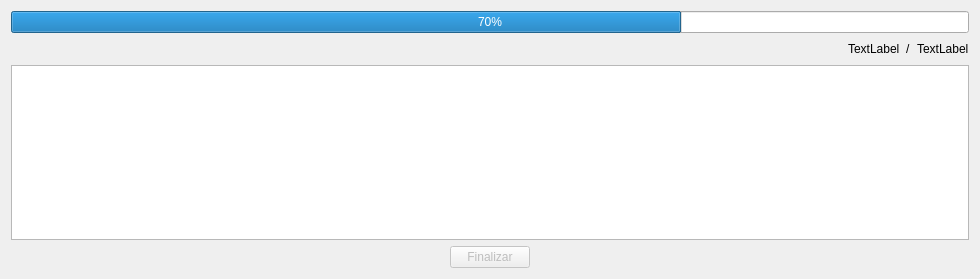
<?xml version="1.0" encoding="UTF-8"?>
<ui version="4.0">
 <class>Dialog</class>
 <widget class="QDialog" name="Dialog">
  <property name="geometry">
   <rect>
    <x>0</x>
    <y>0</y>
    <width>980</width>
    <height>279</height>
   </rect>
  </property>
  <property name="sizePolicy">
   <sizepolicy hsizetype="Maximum" vsizetype="Preferred">
    <horstretch>0</horstretch>
    <verstretch>0</verstretch>
   </sizepolicy>
  </property>
  <property name="windowTitle">
   <string>Processando Notas Fiscais</string>
  </property>
  <layout class="QVBoxLayout" name="verticalLayout">
   <item>
    <widget class="QProgressBar" name="progressBar">
     <property name="value">
      <number>70</number>
     </property>
    </widget>
   </item>
   <item>
    <layout class="QHBoxLayout" name="horizontalLayout">
     <item>
      <spacer name="horizontalSpacer">
       <property name="orientation">
        <enum>Qt::Horizontal</enum>
       </property>
       <property name="sizeHint" stdset="0">
        <size>
         <width>40</width>
         <height>20</height>
        </size>
       </property>
      </spacer>
     </item>
     <item>
      <widget class="QLabel" name="label_processados">
       <property name="text">
        <string>TextLabel</string>
       </property>
      </widget>
     </item>
     <item>
      <widget class="QLabel" name="label_de">
       <property name="text">
        <string>/</string>
       </property>
      </widget>
     </item>
     <item>
      <widget class="QLabel" name="label_total">
       <property name="text">
        <string>TextLabel</string>
       </property>
      </widget>
     </item>
    </layout>
   </item>
   <item>
    <widget class="QTextBrowser" name="textBrowser_output"/>
   </item>
   <item alignment="Qt::AlignHCenter">
    <widget class="QPushButton" name="pushButton_ok">
     <property name="enabled">
      <bool>false</bool>
     </property>
     <property name="sizePolicy">
      <sizepolicy hsizetype="Fixed" vsizetype="Fixed">
       <horstretch>0</horstretch>
       <verstretch>0</verstretch>
      </sizepolicy>
     </property>
     <property name="layoutDirection">
      <enum>Qt::LeftToRight</enum>
     </property>
     <property name="text">
      <string>Finalizar</string>
     </property>
    </widget>
   </item>
  </layout>
 </widget>
 <resources/>
 <connections/>
</ui>
